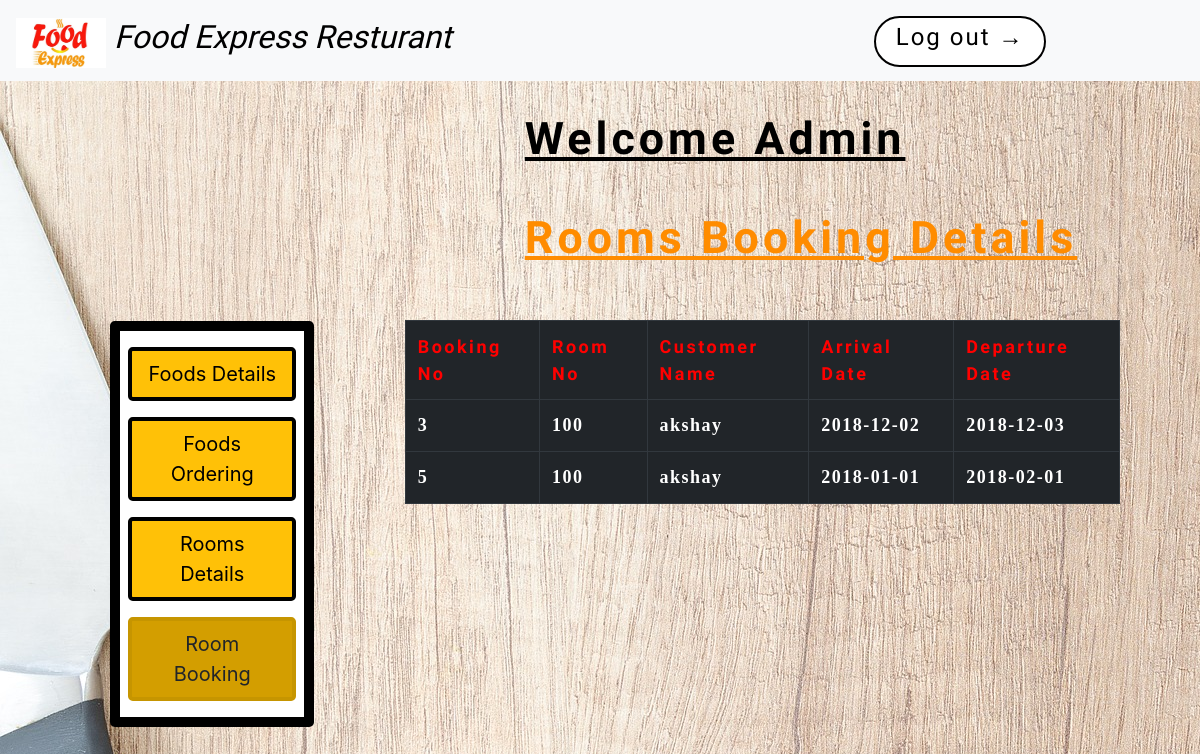
The page /Booking.php on the database its author committed.
### tables this page shows
CREATE TABLE `booking` (
  `BOOKING_NO` int(10) UNSIGNED NOT NULL,
  `ROOM_NO` int(10) UNSIGNED DEFAULT NULL,
  `CUSTOMER_NAME` varchar(30) DEFAULT NULL,
  `ARRIVAL_DATE` date DEFAULT NULL,
  `DEPARTURE` date DEFAULT NULL,
  `TIME` timestamp NOT NULL DEFAULT CURRENT_TIMESTAMP ON UPDATE CURRENT_TIMESTAMP
);

### Booking.php (the view, shortened to what this page needs)
 <?php
      include_once('Database/connection.php');
  ?>
<!DOCTYPE html>
<html class="no-js" lang="en">
    <head>
          <link rel="stylesheet" href="https://maxcdn.bootstrapcdn.com/bootstrap/4.1.3/css/bootstrap.min.css">
          <link rel="stylesheet" href="https://cdnjs.cloudflare.com/ajax/libs/font-awesome/4.7.0/css/font-awesome.min.css">
    </head>
    <body>
       <nav class="navbar navbar-expand-md navbar-light bg-light  fixed-top">
          <div class="d-flex w-100 order-0">
        <div class="w-100">
        <a class="navbar-brand  ">
        <img  src="img/Foodlogo.jpg"  width="90" height="50"  alt="" /><i class="NewFontTitle ml-2 ">Food Express Resturant</i></a>
        </div>
        <span class="w-100"></span>
        <span class="w-100">
         <a class="btn btn-primary ml-5 mt-2 btn-sytle newfont" href="#orerNow" role="button"><strong><h4>Log out &rarr;</h4></strong> </a>
        </span>
        </div>
        </nav>
                  <div style="margin-top: 7em;" >
              <h1  style="margin-left: 11em; font-size: 2.8em; color: black " >Welcome Admin </h1>
              <h1 style="margin-left: 11em; font-size: 2.8em; color: darkorange; margin-top: 1em; " >Rooms Booking Details</h1>
            </div>
          <div class="row">
            <div class="col-md-4 ">
          <div class="container ml-5">
          <div class="modal-dialog text-center" >
            <div class="row">
              <div class="col-md-12">
          <div class="col-md-9  " >
              <div class="modal-content ">
                  <a href="Foodetails.php" class="btn-warning    btn-lg mb-3 mt-3 ml-2 mr-2 fooddeatils">Foods Details</a>
                  <a href="FoodOrders.php" class="btn-warning  btn-lg mb-3 ml-2 mr-2" >Foods Ordering</a>
                  <a href="RoomDetails.php" class="btn-warning btn-lg mb-3 ml-2 mr-2" >Rooms Details</a>
                  <a href="Booking.php" class="btn-warning active btn-lg mb-3 ml-2 mr-2" >Room Booking</a>
                </div>
            </div>
          </div>
        </div>
      </div>
    </div>
    </div>
    <div class="col-md-8 ">
             <div class="myText">
              <div class="table-responsive  mt-5">
                  <table class="table table-bordered table-dark table-info table-hover  ">
                    <tr>
                      <th width="10%"> Booking No</th>
                      <th width="10%"> Room No</th>
                      <th width="15%"> Customer Name</th>
                      <th width="15%"> Arrival Date</th>
                      <th width="15%"> Departure Date</th>
                    </tr>
                      <?php
                      $sql = "SELECT * FROM Booking ORDER BY BOOKING_NO ASC ";
                      $res = mysqli_query($conn,$sql);
                  if( mysqli_num_rows($res) > 0 ){
                      while($r=mysqli_fetch_assoc($res)){
                      ?>
                        <?php
                      echo "<tr>";
                      echo "<td> <strong>".$r['BOOKING_NO']."</strong></td>";
                      echo "<td> <strong>".$r['ROOM_NO']."</strong> </td>";
                      echo "<td> <strong>".$r['CUSTOMER_NAME']."</strong> </td>";
                      echo "<td> <strong>".$r['ARRIVAL_DATE']."</strong></td>";
                      echo "<td> <strong>".$r['DEPARTURE']."</strong></td>";
                      }
                      } ?>
                  </table>
                </div>
             </div>
    </div>
</body>
</html>

### Booking.php (style rules this page uses)
body { background-image: url("img/BG2.jpg"); padding-left: 2em; padding-right: 5em; background-attachment: fixed; background-image: cover; }
.NewFontTitle { font-family: "akronim"; color: black; font-size: 2rem; }
.newfont { font-family: "Akronim"; font-weight: bold; font-size: 20px; letter-spacing: 2px; }
.btn-sytle { border: 2px solid black; border-radius: 30px; background-color: white; color: black; padding: 5px 20px; font-size: 16px; cursor: pointer; }
h1 { text-align: left; font-family: "Akronim"; font-weight: bold; letter-spacing: 4px; text-decoration: underline; color: black; margin-left: 40px; }
.modal-content { box-sizing: border-box; width: 100%; border: 10px solid black; margin-top: 10%; }
.modal-content a { color: black; border: 4px solid black; }
.table th { font-family: "Akronim"; letter-spacing: 2.5px; font-size: 18px; color: red; }
.table td { font-family: "Akronim2"; letter-spacing: 1.5px; font-size: 18px; }

### rows shown on the page
booking: BOOKING_NO "3", ROOM_NO "100", CUSTOMER_NAME "akshay", ARRIVAL_DATE "2018-12-02", DEPARTURE "2018-12-03"
booking: BOOKING_NO "5", ROOM_NO "100", CUSTOMER_NAME "akshay", ARRIVAL_DATE "2018-01-01", DEPARTURE "2018-02-01"
